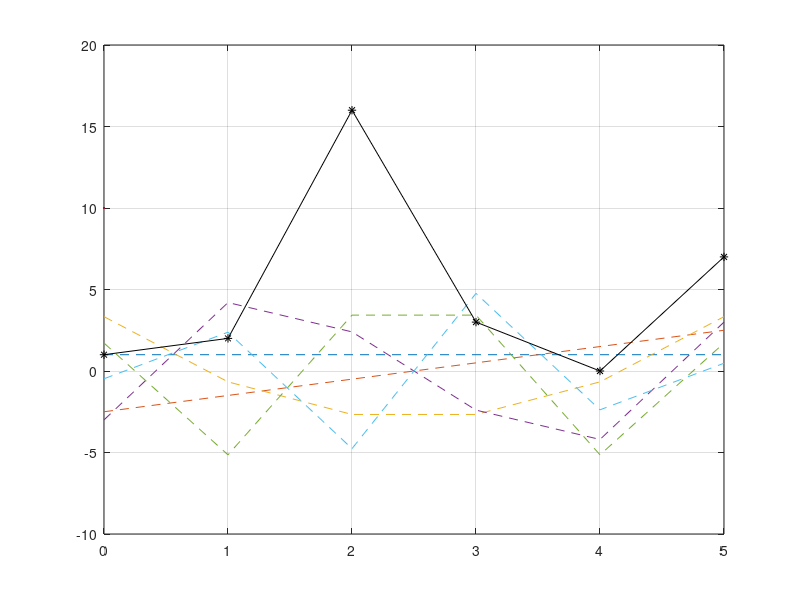

MATLAB code for this plot:
clear

format short
    
t = [ 0 1 2 3 4 5 ];
f = [ 1 2 16 3 0 7 ];


u0 = t.^0;
u1 = t.^1;
u2 = t.^2;
u3 = t.^3;
u4 = t.^4;
u5 = t.^5;
u6 = t.^6;


b0 = u0;

c = (u1 * b0') / (b0*b0')
b1 = u1 - c * b0

c1 = (u2 * b0') / (b0*b0')
c2 = (u2 * b1') / (b1*b1')
b2 = u2 - (c1 * b0 + c2 * b1)

c1 = (u3 * b0') / (b0*b0')
c2 = (u3 * b1') / (b1*b1')
c3 = (u3 * b2') / (b2*b2')
b3 = u3 - (c1 * b0 + c2 * b1 + c3 * b2)

c1 = (u4 * b0') / (b0*b0')
c2 = (u4 * b1') / (b1*b1')
c3 = (u4 * b2') / (b2*b2')
c4 = (u4 * b3') / (b3*b3')
b4 = u4 - (c1 * b0 + c2 * b1 + c3 * b2 + c4 * b3)

c1 = (u5 * b0') / (b0*b0')
c2 = (u5 * b1') / (b1*b1')
c3 = (u5 * b2') / (b2*b2')
c4 = (u5 * b3') / (b3*b3')
c5 = (u5 * b4') / (b4*b4')
b5 = u5 - (c1 * b0 + c2 * b1 + c3 * b2 + c4 * b3 + c5 * b4)


c0 = (f*b0') / (b0*b0');
c1 = (f*b1') / (b1*b1');
c2 = (f*b2') / (b2*b2');
c3 = (f*b3') / (b3*b3');

C = [ c0 c1 c2 c3 c4 c5 ]


plot(t,b0,'--', t,b1,'--', t,b2,'--', t,b3,'--', t,b4,'--', t,b5,'--', t,f,'-k*', 0, 10)
grid on

C = [ c0 c1 c2 c3 c4 c5 ]

% plot(t, f, "", 0, 10)
